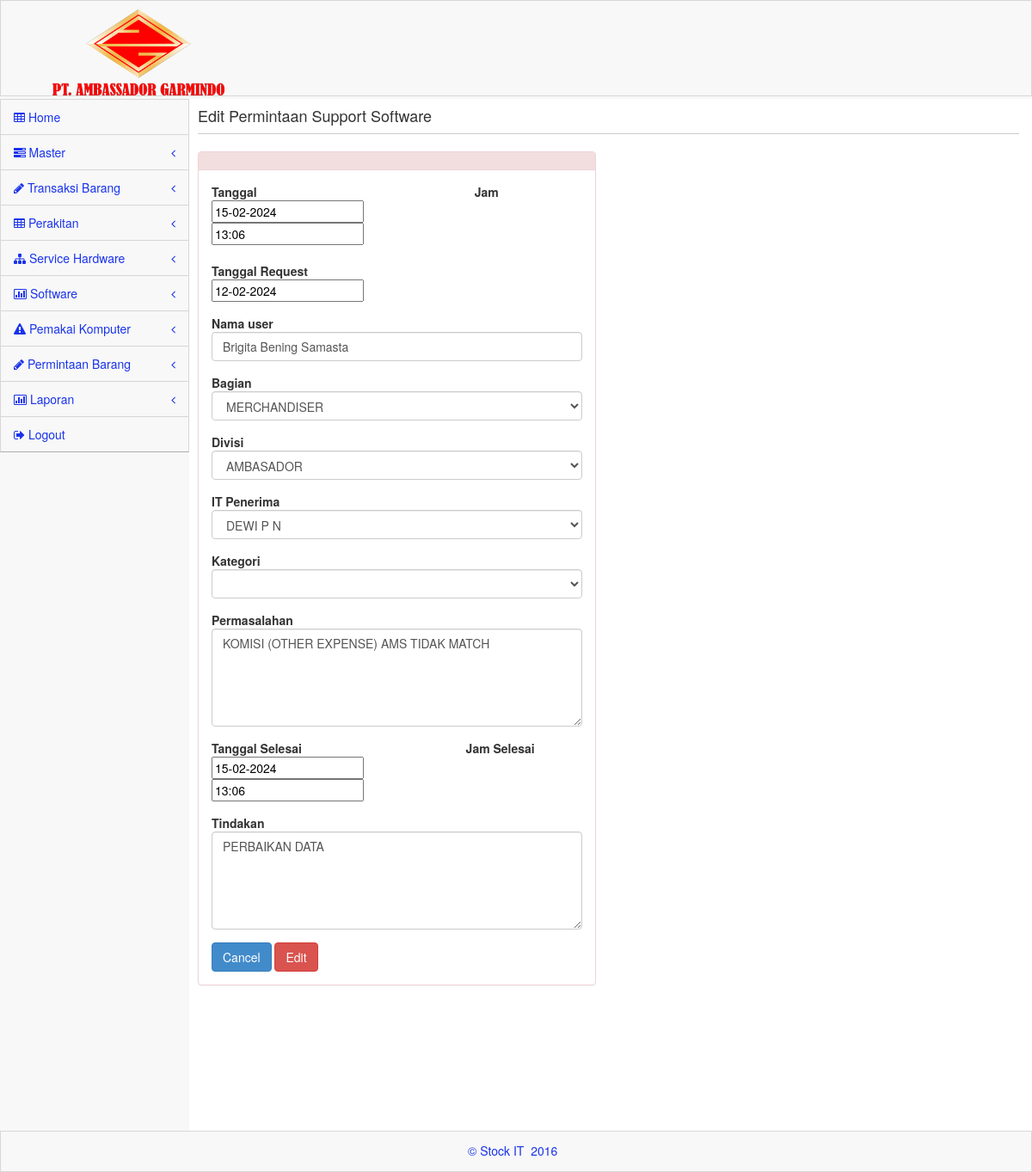
Screenshot of /user.php?menu=editsoftware&nomor=112 with the database file from the repository.
### tables this page shows
CREATE TABLE `software` (
  `nomor` int(11) NOT NULL,
  `tgl` char(10) default NULL,
  `jam` char(5) default NULL,
  `nama` char(30) default NULL,
  `bagian` char(30) default NULL,
  `divisi` char(1) default NULL,
  `penerima` char(30) default NULL,
  `kasus` char(250) default NULL,
  `tgl2` char(10) default NULL,
  `jam2` char(5) default NULL,
  `tindakan` char(250) default NULL,
  `oleh` char(30) default NULL,
  `status` varchar(10) NOT NULL,
  `ippc` varchar(20) NOT NULL,
  `kategori` char(15) NOT NULL,
  `cetak` char(1) NOT NULL,
  `tglRequest` char(10) default NULL,
  `tglapprove` char(10) default NULL,
  `svc_kat` char(50) default NULL,
  KEY `_WA_Sys_nomor_32E0915F` USING BTREE (`nomor`),
  KEY `_WA_Sys_tgl_32E0915F` USING BTREE (`tgl`),
  KEY `_WA_Sys_jam_32E0915F` USING BTREE (`jam`),
  KEY `_WA_Sys_nama_32E0915F` USING BTREE (`nama`),
  KEY `_WA_Sys_bagian_32E0915F` USING BTREE (`bagian`),
  KEY `_WA_Sys_divisi_32E0915F` USING BTREE (`divisi`),
  KEY `_WA_Sys_penerima_32E0915F` USING BTREE (`penerima`),
  KEY `_WA_Sys_kasus_32E0915F` USING BTREE (`kasus`),
  KEY `_WA_Sys_tgl2_32E0915F` USING BTREE (`tgl2`),
  KEY `_WA_Sys_jam2_32E0915F` USING BTREE (`jam2`),
  KEY `_WA_Sys_tindakan_32E0915F` USING BTREE (`tindakan`),
  KEY `_WA_Sys_oleh_32E0915F` USING BTREE (`oleh`)
);

CREATE TABLE `divisi` (
  `kd` varchar(2) NOT NULL,
  `namadivisi` varchar(10) NOT NULL
);

CREATE TABLE `it` (
  `id` char(2) NOT NULL,
  `username` char(30) NOT NULL,
  `nama` char(60) NOT NULL
);

### aplikasi/editsoftware.php (the view, shortened to what this page needs)
<?php
if(isset($_GET['nomor'])){
$nomor=$_GET['nomor'];
$a = mysql_query("SELECT * from software where nomor='$nomor'");
while($dataa = mysql_fetch_array($a)){
$tgl=$dataa['tgl'];
$jam=$dataa['jam'];
$nama=$dataa['nama'];
$bagian=$dataa['bagian'];
$divisi=$dataa['divisi'];
$penerima=$dataa['penerima'];
$kasus=$dataa['kasus'];
$tgl2=$dataa['tgl2'];
$jam2=$dataa['jam2'];
$tindakan=$dataa['tindakan'];
$svc_kat = $dataa['svc_kat'];
$tglRequest=$dataa['tglRequest'];
}}
$b = mysql_query("SELECT namadivisi from divisi where kd='$divisi'");
while($datab = mysql_fetch_array($b)){
$namadivisi=$datab['namadivisi'];}
$c = mysql_query("SELECT username from it where nama='$penerima'");
while($datac = mysql_fetch_array($c)){
$username=$datac['username'];}
?>
    <div class="inner">
		    <div class="row">
                    <div class="col-lg-12">
                        <h4>Edit Permintaan Support Software</h4>
						<hr>
                    </div>
                </div>
			   <div class="row">
                   <div class="col-md-6 col-sm-6 col-xs-12">
               <div class="panel panel-danger">
                        <div class="panel-heading">
                        </div>
                        <div class="panel-body">
                            <form action="aplikasi/updatesoftware.php" method="post"  enctype="multipart/form-data" name="postform2">
										 <div class="form-group">
<b>Tanggal </b> &nbsp &nbsp &nbsp &nbsp
<b>Jam</b><br>
                                             <input type="text" name="tgl" value='<?echo $tgl;?>'  required="required" >
	  <input type="text" name="jam" value='<?echo $jam;?>' required="required">   <br>
<br><b>Tanggal Request</b> <br>
<input type="text" name="tglRequest" value='<?echo $tglRequest;?>'  required="required" >
				 </div>
						<div class="form-group">
    <b>Nama user</b>
                                            <input  placeholder="Nama user" class="form-control" value='<?echo $nama;?>' type="text" name="nama"  required="required" >
                                        </div>
   <div class="form-group">
     <b>Bagian</b>
      <select class="form-control" name='bagian' required="required">	 <option value='<?echo $bagian;?>'><?echo $bagian;?></option>
        </select>
                                        </div>
	   <div class="form-group">
     <b>Divisi</b>
      <select class="form-control" name='divisi'  required="required">	 <option value='<?echo $divisi;?>'><?echo $namadivisi;?></option>
        </select>
                                        </div>
	   <div class="form-group">
<b>IT Penerima</b>
      <select class="form-control" name='penerima' required="required">	 <option value='<?echo $penerima;?>'><?echo $username;?></option>
        </select>
                                        </div>
<div class="form-group">
	<b>Kategori</b>
		   <select class="form-control" name="svc_kat" required='required'>
	 <option  ></option>
	 <option  <? if( $svc_kat=='LOW'){echo "selected"; } ?> value="LOW">LOW</option>
	</select>
</div>
	<div class="form-group">
            <b>Permasalahan</b>
                                         <textarea cols="45" rows="5" name="kasus" class="form-control" id="kasus" placeholder="Isikan Diskripsi Permintaan Support " size="15px" placeholder="" required="required"><?echo $kasus;?></textarea>
                                        </div>
  <div class="form-group">
<b>Tanggal Selesai</b> &nbsp &nbsp &nbsp &nbsp
<b>Jam Selesai</b><br>
     <input type="text" name="tgl2" value='<?echo $tgl2;?>' >
	  <input type="text" name="jam2" value='<?echo $jam2;?>'  >
				 </div>
<div class="form-group">
              <b> Tindakan </b>
                                         <textarea cols="45" rows="5" name="tindakan" class="form-control" id="tindakan" placeholder="Tindakan Dalam Supporting" size="15px" placeholder="" ><?echo $tindakan;?></textarea>
                                        </div>
 <button  name="tombol_new" class="btn text-muted text-center btn-primary" type="reset">Cancel</button>
                                    <button  name="tombol" class="btn text-muted text-center btn-danger" type="submit">Edit</button>
									<br>
                            </div>
                        </div>
                            </div>
                </div>
				</div>

### assets/css/main.css (style rules this page uses)
@media (min-width: 768px) { html, body { height: 100%; } }
body.padTop53 { padding-top: 115px; overflow: visible; }
@media (min-width: 802px) { body.padTop53 { padding-top: 115px; } }
.inner { position: relative; min-height: 1px; padding-right: 15px; padding-left: 10px; background: #fff; border: 0px solid #e4e4e4; min-height:1200px; }
@media (min-width: 768px) { .inner { float: left; width: 100%; } }
.inner .row { margin-right: -15px; margin-left: -15px; }
.inner hr { margin-top: 10px; border-top-color: #ccc; }

### assets/css/MoneAdmin.css (style rules this page uses)
body { background-color: #f8f8f8; }

### rows the page displays
software: tgl "15-02-2024", jam "13:06", tglRequest "12-02-2024", nama "Brigita Bening Samasta", bagian "MERCHANDISER", kasus "KOMISI (OTHER EXPENSE) AMS TIDAK MATCH", tgl2 "15-02-2024", jam2 "13:06", tindakan "PERBAIKAN DATA"
divisi: divisi "AMBASADOR"
it: penerima "DEWI P N"
